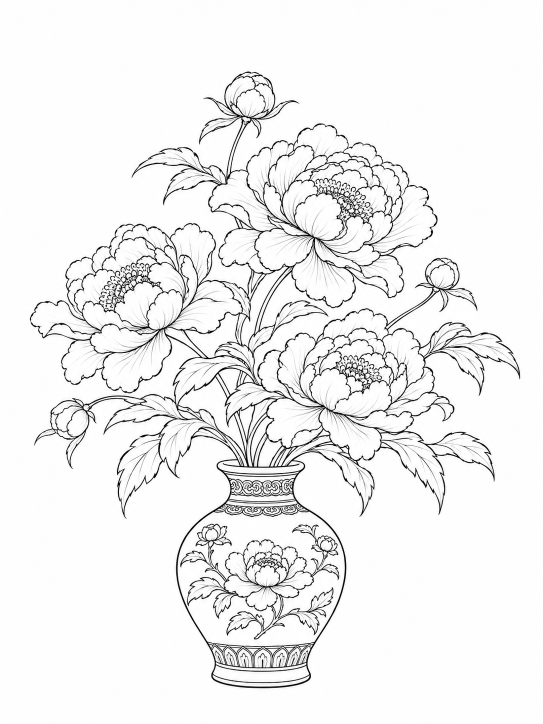
#> input picture projects/peony_masters_20261108/lineart/base.png, 1086 x 1448 px, found by its file name (shown at 1/2 size)
$ python video_wenkai.py ../lineart/base.png ../final/paintings/peony_cezanne.jpg
#> lines starting #> are read from the running program, lines starting #| are printed output that depends on the picture
import sys, os
from PIL import Image, ImageDraw, ImageFont
d, out = sys.argv[1], sys.argv[2]
F = '/tmp/claude-0/-home-user-Gemini-2-5/c96cf704-d013-5c2a-be1f-2857f80af15a/scratchpad/fonts/LXGWWenKai-Regular.ttf'
f = lambda s: ImageFont.truetype(F, s)
W, H, FPS = 720, 1280, 30
BG, INK, SUB, ACC = (246, 241, 230), (40, 32, 28), (110, 98, 88), (168, 48, 70)
items = [
  ('base.png', '线稿底图', 'Line Art', '', '共同的出发点', '所有作品使用同一张线稿'),
  ('peony_cezanne.png', '塞尚', 'Paul Cézanne', '1839–1906', '后印象派', '平行斜笔触建构形体'),
  ('peony_monet.png', '莫奈', 'Claude Monet', '1840–1926', '印象派', '碎笔光色，睡莲色调'),
  ('peony_lineart_vangogh.png', '梵高', 'Vincent van Gogh', '1853–1890', '后印象派', '《向日葵》式铬黄厚涂'),
  ('peony_klimt.png', '克里姆特', 'Gustav Klimt', '1862–1918', '维也纳分离派', '金箔、螺旋与马赛克'),
  ('peony_munch.png', '蒙克', 'Edvard Munch', '1863–1944', '表现主义', '《呐喊》式起伏色带'),
  ('peony_kandinsky.png', '康定斯基', 'Wassily Kandinsky', '1866–1944', '抽象艺术', '同心圆、棋盘与线'),
  ('peony_matisse.png', '马蒂斯', 'Henri Matisse', '1869–1954', '野兽派', '《红色的和谐》纯色平涂'),
  ('peony_mondrian.png', '蒙德里安', 'Piet Mondrian', '1872–1944', '风格派', '红黄蓝色块与黑线'),
  ('peony_picasso.png', '毕加索', 'Pablo Picasso', '1881–1973', '立体主义', '错位的多面碎块'),
  ('peony_dali.png', '达利', 'Salvador Dalí', '1904–1989', '超现实主义', '融化的花瓶与软钟'),
  ('peony_pollock.png', '波洛克', 'Jackson Pollock', '1912–1956', '抽象表现主义', '层叠滴洒的颜料网'),
]
IW, IH, IY = 600, 800, 150
imgs = [Image.open(f'{d}/{it[0]}').convert('RGB') for it in items]
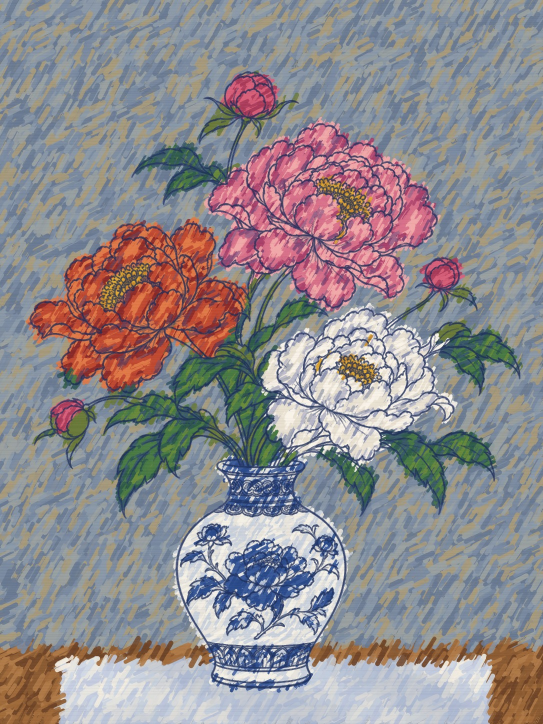
#> input picture projects/peony_masters_20261108/final/paintings/peony_cezanne.jpg, 1086 x 1448 px, given in place of peony_cezanne.png, which was not available (shown at 1/2 size)
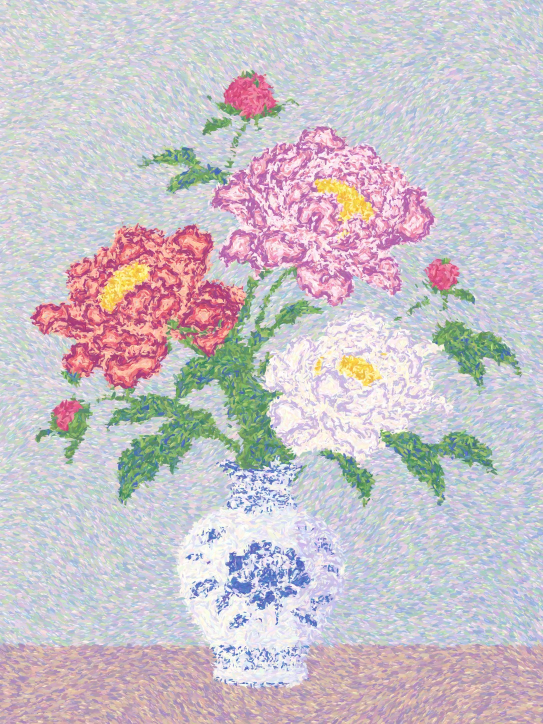
#> input picture projects/peony_masters_20261108/final/paintings/peony_monet.jpg, 1086 x 1448 px, given in place of peony_monet.png, which was not available (shown at 1/2 size)
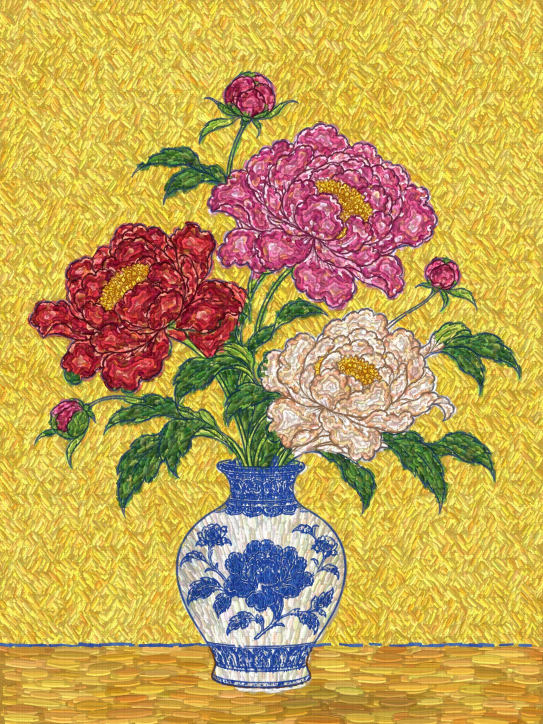
#> input picture projects/peony_masters_20261108/final/paintings/peony_lineart_vangogh.jpg, 1086 x 1448 px, given in place of peony_lineart_vangogh.png, which was not available (shown at 1/2 size)
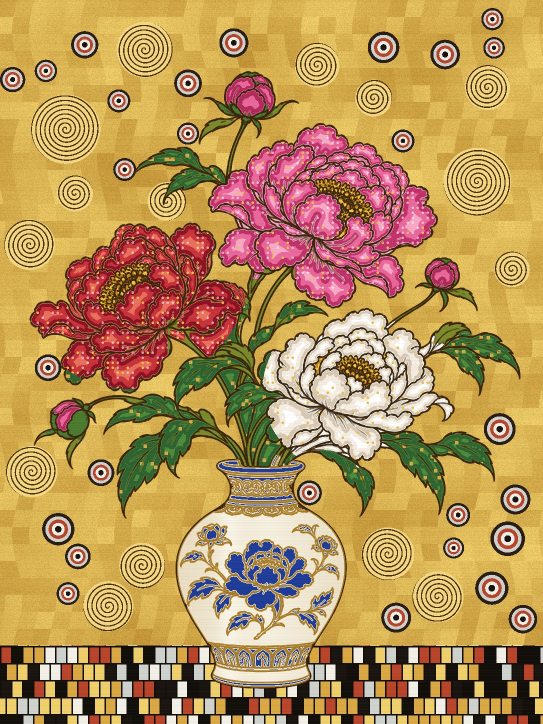
#> input picture projects/peony_masters_20261108/final/paintings/peony_klimt.jpg, 1086 x 1448 px, given in place of peony_klimt.png, which was not available (shown at 1/2 size)
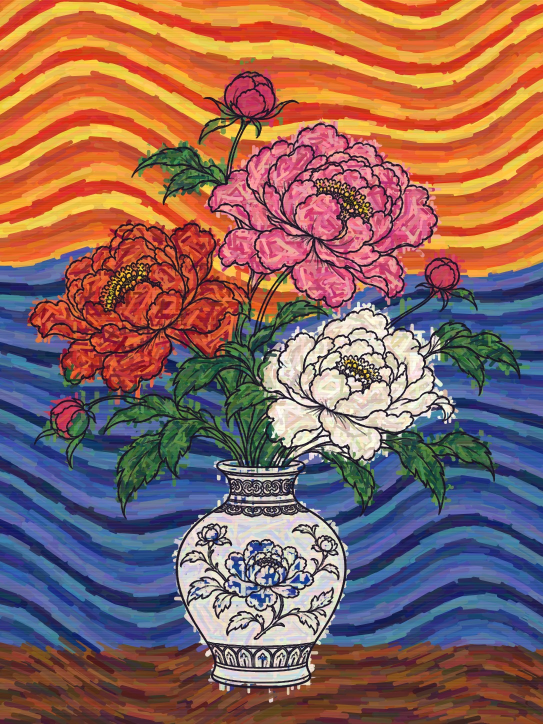
#> input picture projects/peony_masters_20261108/final/paintings/peony_munch.jpg, 1086 x 1448 px, given in place of peony_munch.png, which was not available (shown at 1/2 size)
#> (the run stopped early here; a loop or call above may not have finished)
